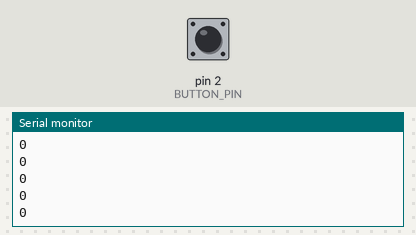
Bench run of a sketch on a simulated Arduino Uno, built with avr-gcc and run on an emulated ATmega328P. Shown: the last lines printed to the serial monitor. The inputs (shaded band) are chosen by the test bench; at power-on: pin 2 (BUTTON_PIN) LOW.

Above: at 1.2 s.
1.3 s: pin 2 (BUTTON_PIN) pulled HIGH for 0.15 s
At 2.2 s:
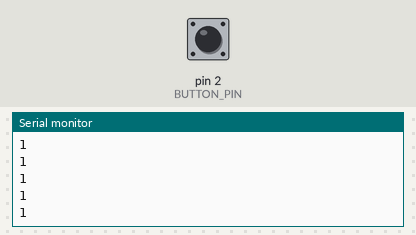
2.9 s: pin 2 (BUTTON_PIN) pulled HIGH for 1 s
At 3.9 s:
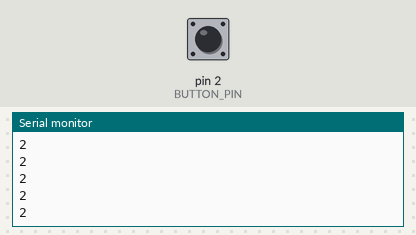
5.4 s: pin 2 (BUTTON_PIN) pulled HIGH for 0.15 s
At 6.3 s:
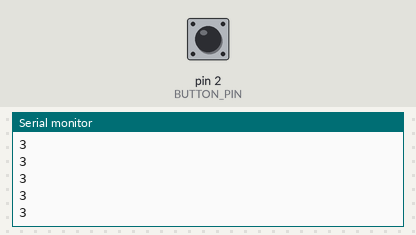
Timing chart, 0 to 7.8 s (numbered marks = the images above; inputs shaded):
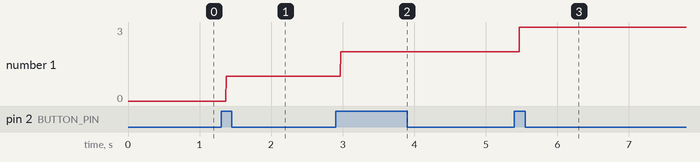

The sketch:

step6_counting.ino
```cpp
#define BUTTON_PIN 2

volatile int count;

void setup()
{
  Serial.begin(9600);
  attachInterrupt(digitalPinToInterrupt(BUTTON_PIN), inc, RISING);
  count = 0;
}

void loop()
{
  noInterrupts();
  int current = count;
  interrupts();
  Serial.println(current);
}

/* interrupt handler */

void inc()
{
  count++;
}
```

Measured:
- after the input at 1.3 s, the serial monitor: prints a new line after 0.07 s (image 1)
- after the input at 2.9 s, the serial monitor: prints a new line after 0.07 s (image 2)
- after the input at 5.4 s, the serial monitor: prints a new line after 0.07 s (image 3)
- plotted number 1: 0 → 1 after the input at 1.3 s, 1 → 2 after the input at 2.9 s, 2 → 3 after the input at 5.4 s
